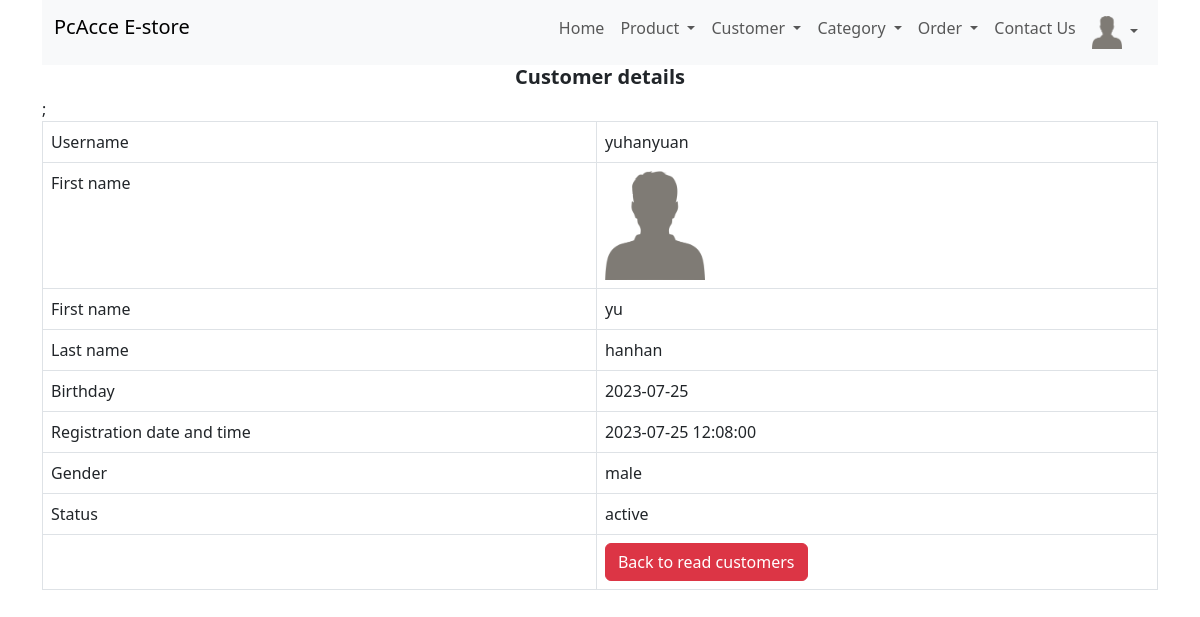
/customer_read_one.php?id=1 (signed in), run on an earlier commit of the app's database.
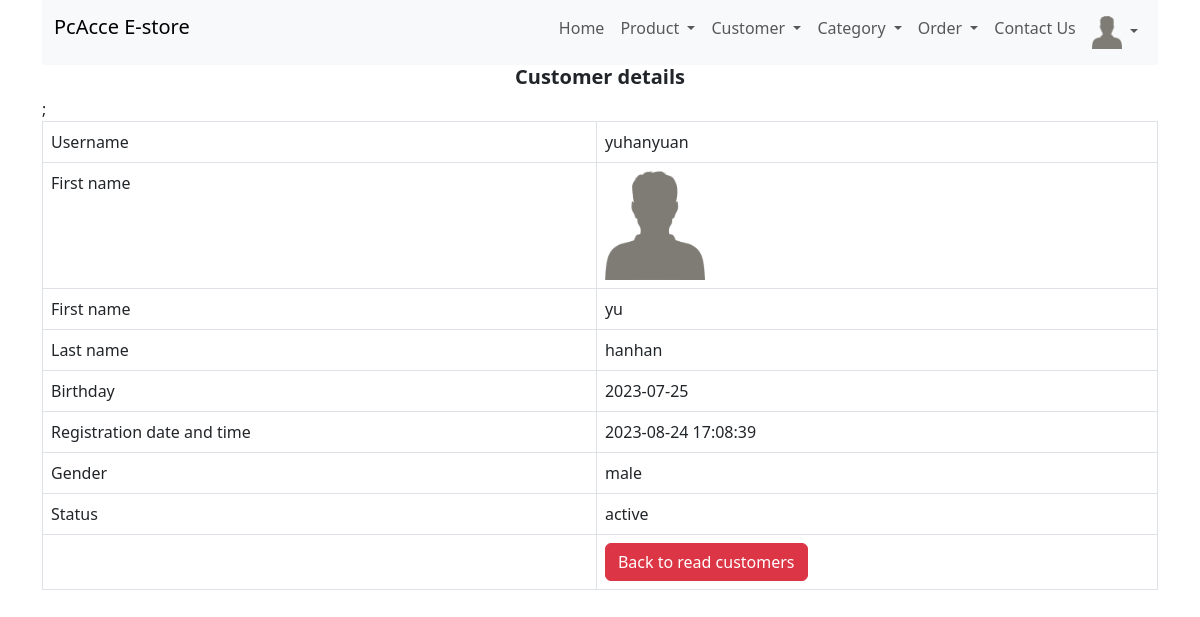
And on a later commit of the database.
### tables this page shows
CREATE TABLE `customers` (
  `user_id` int(11) NOT NULL,
  `username` varchar(20) NOT NULL,
  `image` varchar(100) NOT NULL,
  `first_name` varchar(20) NOT NULL,
  `last_name` varchar(20) NOT NULL,
  `password` text NOT NULL,
  `email` varchar(30) NOT NULL,
  `date_of_birth` date NOT NULL,
  `registration_date_time` datetime NOT NULL,
  `gender` enum('male','female') NOT NULL,
  `status` enum('active','inactive') NOT NULL DEFAULT 'active'
);

### customer_read_one.php (the view, shortened to what this page needs)
<!DOCTYPE HTML>
<html>
<head>
    <link href="https://cdn.jsdelivr.net/npm/bootstrap@5.3.0/dist/css/bootstrap.min.css" rel="stylesheet">
</head>
<body>
    <div class="container">
        <?php
        include 'menu/menu.php';
        ?>
        <div class="text-center">
            <h5><strong>Customer details</strong></h5>
        </div>
        <?php
        $id = isset($_GET['id']) ? $_GET['id'] : die('ERROR: Record ID not found.');
        include 'config/database.php';
        try {
            $query = "SELECT image, user_id, username, first_name, last_name, date_of_birth, registration_date_time, gender, status FROM customers WHERE user_id = :id ";
            $stmt = $con->prepare($query);
            $stmt->bindParam(":id", $id);
            $stmt->execute();
            $row = $stmt->fetch(PDO::FETCH_ASSOC);
            $username = $row['username'];
            $image = $row['image'];
            $firstname = $row['first_name'];
            $lastname = $row['last_name'];
            $date_of_birth = $row['date_of_birth'];
            $registration_date_time = $row['registration_date_time'];
            $gender = $row['gender'];
            $status = $row['status'];
        }
        catch (PDOException $exception) {
            die('ERROR: ' . $exception->getMessage());
        }
        ?>
        <table class='table table-hover table-responsive table-bordered'>
            <tr>
                <td>Username</td>
                <td><?php echo htmlspecialchars($username, ENT_QUOTES);  ?></td>
            </tr>
            <tr>
                <td>First name</td>
                <td><img src="uploads/<?php echo $image ?>" class="img-fluid" alt="<?php echo $username ?>" width="100px"></td>;
            </tr>
            <tr>
                <td>First name</td>
                <td><?php echo htmlspecialchars($firstname, ENT_QUOTES);  ?></td>
            </tr>
            <tr>
                <td>Last name</td>
                <td><?php echo htmlspecialchars($lastname, ENT_QUOTES);  ?></td>
            </tr>
            <tr>
                <td>Birthday</td>
                <td><?php echo htmlspecialchars($date_of_birth, ENT_QUOTES);  ?></td>
            </tr>
            <tr>
                <td>Registration date and time</td>
                <td><?php echo htmlspecialchars($registration_date_time, ENT_QUOTES);  ?></td>
            </tr>
            <tr>
                <td>Gender</td>
                <td><?php echo htmlspecialchars($gender, ENT_QUOTES);  ?></td>
            </tr>
            <tr>
                <td>Status</td>
                <td><?php echo htmlspecialchars($status, ENT_QUOTES);  ?></td>
            </tr>
            <tr>
                <td></td>
                <td>
                    <a href='customer_read.php' class='btn btn-danger'>Back to read customers</a>
                </td>
            </tr>
        </table>
    </div>
</body>
</html>

What changed in the data, as far as the page shows it:
changed customers "yuhanyuan": registration_date_time "2023-07-25 12:08:00" → "2023-08-24 17:08:39"
